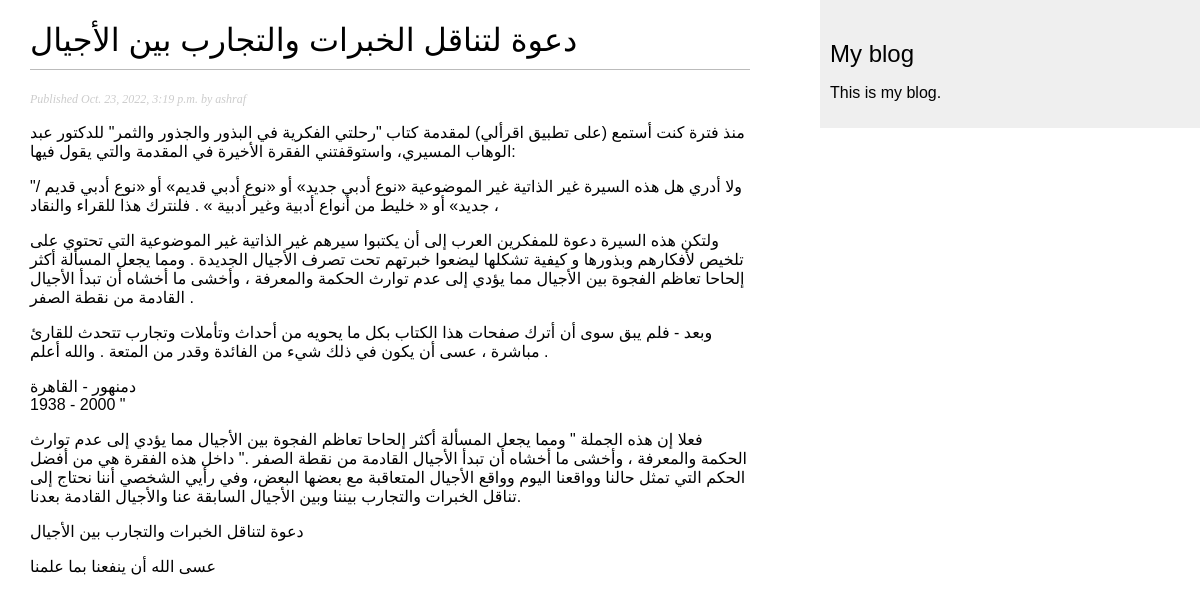
The page /myblog/2022/10/23/tanaqol/ on the database its author committed.
### myblog/models.py (models this page shows, shortened)
class Post (models.Model):
    STATUS_CHOICES = (
        ('draft', 'Draft'),
        ('published', 'Published'),
    )
    title = models.CharField(max_length=250)
    slug = models.SlugField(max_length=250, unique_for_date='publish')
    author = models.ForeignKey(User, on_delete=models.CASCADE, related_name='blog_posts')
    body = models.TextField()
    publish = models.DateTimeField(default=timezone.now)
    created = models.DateTimeField(auto_now_add=True)
    updated = models.DateTimeField(auto_now=True)
    status = models.CharField(max_length=10, choices=STATUS_CHOICES, default='draft')
    class Meta:
        ordering = ['-publish']
    objects = models.Manager()  # The default manager
    published = PublishedManager()  # Our custom manager

### myblog/views.py (the view)
# urls.py: path('<int:year>/<int:month>/<int:day>/<slug:post>/', views.post_detail, name='post_detail'),
def post_detail (request, year, month, day, post):
    post = get_object_or_404(Post, slug=post, status='published', publish__year=year, publish__month=month, publish__day=day)
    return render(request, 'myblog/post/detail.html', {'post': post})

### myblog/templates/myblog/post/detail.html (shortened to what this page needs)
{% extends "myblog/base.html" %}
{% block content %}
    <h1>{{ post.title }}</h1>
    <p class="date">
        Published {{ post.publish }} by {{ post.author }}
    </p>
    {{ post.body|linebreaks }}
{% endblock %}

### myblog/static/css/blog.css (style rules this page uses)
body { margin:0; padding:0; font-family:helvetica, sans-serif; }
h1 { font-weight:normal; border-bottom:1px solid #bbb; padding:0 0 10px 0; }
p.date { color:#ccc; font-family: georgia, serif; font-size: 12px; font-style: italic; }

### rows shown on the page
Post: title "دعوة لتناقل الخبرات والتجارب بين الأجيال", publish "Oct. 23, 2022, 3:19 p.m.", author "ashraf", body "منذ فترة كنت أستمع (على تطبيق اقرألي) لمقدمة كتاب \"رحلتي الفكرية في البذور والجذور والثمر\" للدكتور عبد الوهاب المسيري، واستوقفتني الفقرة الأخيرة في المقدمة والتي يقول فيها: \"ولا أدري هل هذه السيرة غير الذاتية غير الموضوعية «نوع أدبي جديد» أو «نوع أدبي قديم» أو «نوع أدبي قديم / جديد» أو « خليط من أنواع أدبية وغير أدبية » . فلنترك هذا للقراء والنقاد ، ولتكن هذه السيرة دعوة للمفكرين العرب إلى أن يكتبوا سيرهم غير الذاتية غير الموضوعية التي تحتوي على تلخيص لأفكارهم وبذورها و كيفية تشكلها ليضعوا خبرتهم تحت تصرف الأجيال الجديدة . ومما يجعل المسألة أكثر إلحاحا تعاظم الفجوة بين الأجيال مما يؤدي إلى عدم توارث الحكمة والمعرفة ، وأخشى ما أخشاه أن تبدأ الأجيال القادمة من نقطة الصفر . وبعد - فلم يبق سوى…"
